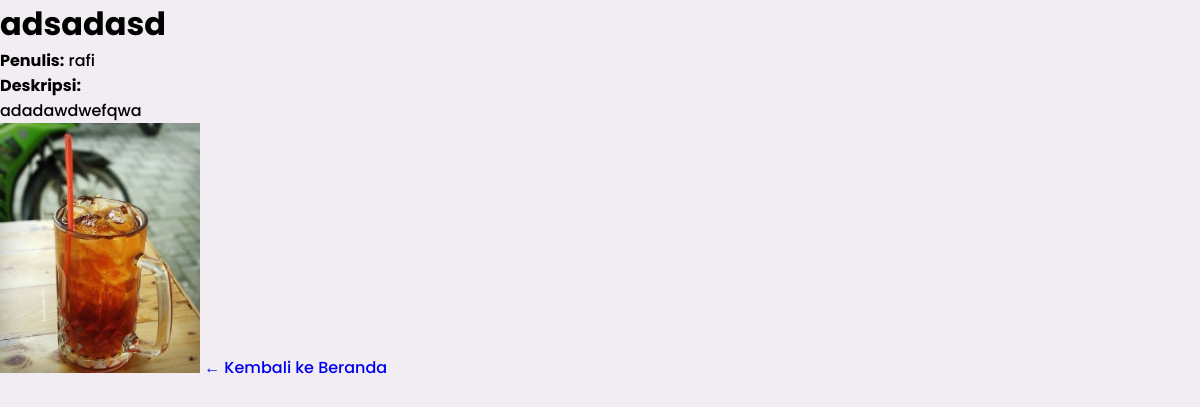
The page /php/detail_buku.php?id=1 on the database its author committed.
### tables this page shows
CREATE TABLE `books` (
  `id` int NOT NULL,
  `title` varchar(255) NOT NULL,
  `cover_image` varchar(255) DEFAULT NULL,
  `stock` int DEFAULT '0',
  `category` varchar(100) NOT NULL,
  `author` varchar(255) DEFAULT NULL,
  `description` varchar(255) DEFAULT NULL,
  `pdf_path` varchar(255) DEFAULT NULL,
  `jenjang` varchar(255) DEFAULT NULL,
  `kelas` varchar(255) DEFAULT NULL
);

### php/detail_buku.php (the view, shortened to what this page needs)
<?php
include('database.php');
$id = intval($_GET['id']);
$query = "SELECT * FROM books WHERE id = $id";
$result = mysqli_query($conn, $query);
$books = mysqli_fetch_assoc($result);
?>
<!DOCTYPE html>
<html lang="id">
<head>
    <link rel="stylesheet" href="../css/kategori.css">
</head>
<body>
    <div class="detail-container">
        <h1><?= htmlspecialchars($books['title']) ?></h1>
        <p><strong>Penulis:</strong> <?= htmlspecialchars($books['author']) ?></p>
        <p><strong>Deskripsi:</strong><br><?= nl2br(htmlspecialchars($books['description'])) ?></p>
        <?php if (!empty($books['cover_image'])): ?>
            <img src="uploads/<?= htmlspecialchars($books['cover_image']) ?>" alt="Cover Buku" style="max-width:200px;">
        <?php endif; ?>
        <a href="index.php">← Kembali ke Beranda</a>
    </div>
</body>
</html>

### css/kategori.css (style rules this page uses)
* { padding: 0; margin: 0; list-style: none; text-decoration: none; box-sizing: border-box; }
body { font-family: "Poppins", serif; font-weight: 500; background: #F2EDF3; user-select: none; }

### rows shown on the page
books: title "adsadasd", author "rafi", description "adadawdwefqwa", cover_image (picture)
